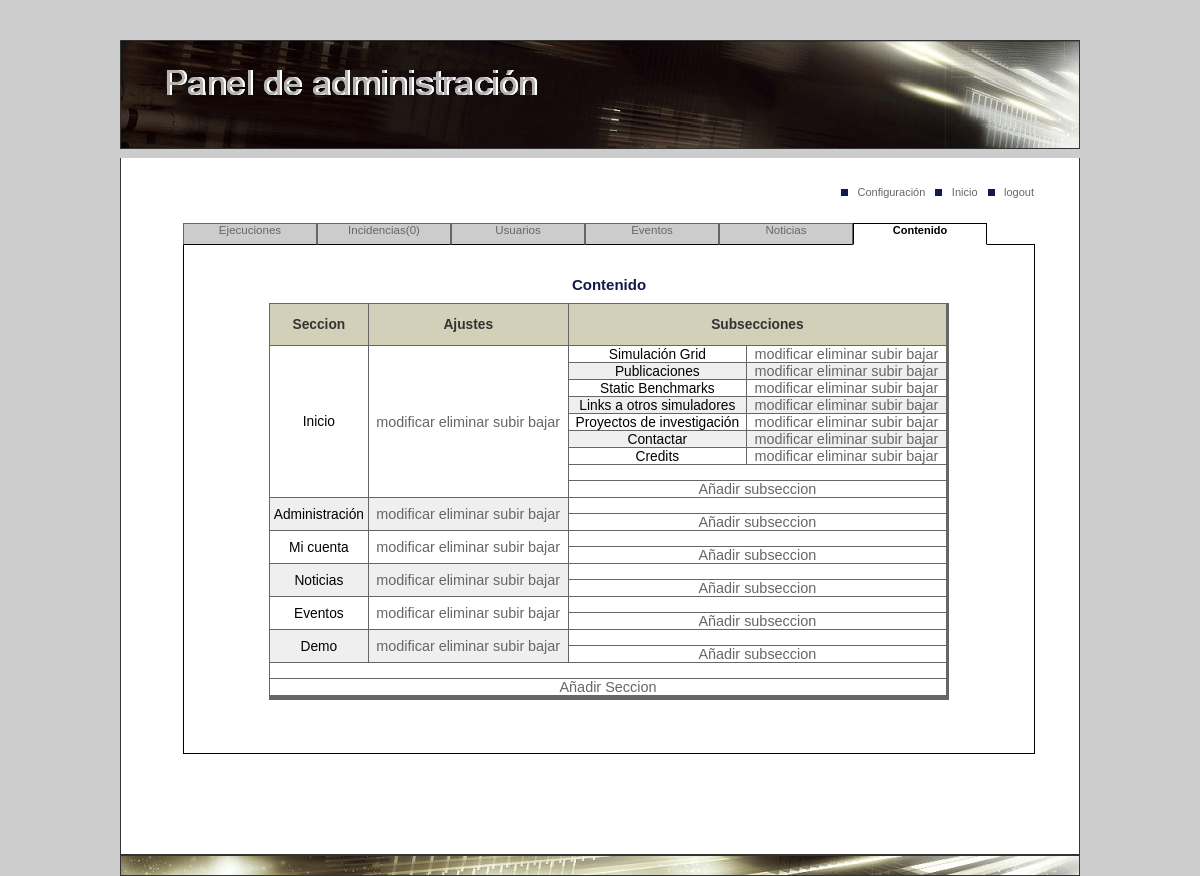
/admin/content/index.php (signed in), run on the app's committed database.
### tables this page shows
CREATE TABLE `secciones` (
  `id_seccion` int(11) NOT NULL default '0',
  `titulo_es` varchar(100) NOT NULL default '',
  `titulo_en` varchar(100) NOT NULL default '',
  `titulo_ca` varchar(100) NOT NULL default '',
  `texto_es` longtext NOT NULL,
  `texto_en` longtext NOT NULL,
  `texto_ca` longtext NOT NULL,
  `fecha_modif` timestamp NOT NULL default CURRENT_TIMESTAMP,
  `link_externo` char(1) NOT NULL default 'N',
  `link` varchar(100) NOT NULL default '#',
  PRIMARY KEY  (`id_seccion`),
  UNIQUE KEY `titulo_ca` (`titulo_ca`),
  UNIQUE KEY `titulo_es` (`titulo_es`),
  UNIQUE KEY `titulo_en` (`titulo_en`)
);

CREATE TABLE `subsecciones` (
  `id_subseccion` int(10) unsigned NOT NULL default '0',
  `id_seccion` int(10) unsigned NOT NULL default '0',
  `titulo_es` varchar(100) NOT NULL default '',
  `texto_es` longtext NOT NULL,
  `titulo_en` varchar(100) NOT NULL default '',
  `texto_en` longtext NOT NULL,
  `titulo_ca` varchar(100) NOT NULL default '',
  `texto_ca` longtext NOT NULL,
  `fecha_modif` timestamp NOT NULL default CURRENT_TIMESTAMP,
  `link_externo` char(1) NOT NULL default 'S',
  `link` varchar(100) NOT NULL default '#',
  PRIMARY KEY  (`id_subseccion`,`id_seccion`)
);

### management/contentManager.php (called while the page is built, shortened)
<?
 class contentManager
 {
 	var $linkdb;
	function contentManager()
	{
		$this->userdb = USERDB;
		$this->passworddb = PASSWORDDB;
		$this->db = DB;
		$this->linkdb = mysql_connect (MYSQLMACHINE, $this->userdb, $this->passworddb)
		 	or die ('I cannot connect to the database because: ' . mysql_error());
	}
	function getSections()
	{
		$sql = "SELECT * FROM secciones ORDER BY id_seccion";
		if($result = mysql_query($sql, $this->linkdb))
		{
			$i = 0;
			while ($row = mysql_fetch_array($result))
			{
				$sections[$i] = $row;
				$i++;
			}
		}
		return $sections;
	}
	function getSubsections($section)
	{
		$sql = "SELECT * FROM subsecciones WHERE id_seccion='$section' ORDER BY id_subseccion";
		if($result = mysql_query($sql, $this->linkdb))
		{
			$i = 0;
			while ($row = mysql_fetch_array($result))
			{
				$subsections[$i] = $row;
				$i++;
			}
		}
		return $subsections;
	}
 }
?>

### admin/content/index.php (the view, shortened to what this page needs)
<!DOCTYPE html PUBLIC "-//W3C//DTD XHTML 1.0 Strict//EN" "http://www.w3.org/TR/xhtml1/DTD/xhtml1-strict.dtd">
<html xmlns="http://www.w3.org/1999/xhtml">
<head>
<link href="../../frontend/style-css/style_admin_usuario.css" rel="stylesheet" type="text/css" />
<body>
<?
	include "../../management/contentManager.php";
	include "../menus.php";
?>
<?
	function getTableSubsection($subsections, $section)
	{
		$html = "<table width=\"100%\" cellspacing=\"0\" cellpadding=\"0\">";
		for($i = 0; $i < count($subsections); $i++)
		{
	  		if($i % 2 != 0)
				$class= "td_tabladatos_IMPAR";
			else
				$class= "td_tabladatos_PAR";
			$subsection = $subsections[$i]["titulo_es"];
			$id_subsection = $subsections[$i]["id_subseccion"];
			$html.="
					<tr>
					<td class=\"$class\">$subsection</td>
					<td class=\"$class\"><a href=\"manageSection.php?action=edit&section=$section&subsection=$id_subsection\">modificar</a> <a href=\"removeSection.php?action=removeSubsection&section=$section&subsection=$id_subsection\">eliminar</a>
					<a href=\"index.php?action=moveSubsection&way=up&section=$section&subsection=$id_subsection\">subir</a>
					<a href=\"index.php?action=moveSubsection&way=down&section=$section&subsection=$id_subsection\">bajar</a> </td>
				  	</tr>";
		}
		 $html.="
		 			<tr>
					<td colspan=\"2\" class=\"td_tabladatos_PAR\">&nbsp;</td>
		 		    </tr>
		  			<tr>
					<td colspan=\"2\" class=\"td_tabladatos_PAR\"><a href=\"manageSection.php?action=newSubsection&section=$section\">A&ntilde;adir subseccion </a></td>
		  </tr>
		</table>";
		return $html;
	}
	function addRowSection($id_section,$section, $subsections,$class)
	{
		echo "
				<tr>
    				<td class=\"$class\">$section</td>
    				<td class=\"$class\"><a href=\"manageSection.php?action=edit&section=$id_section\">modificar</a> <a href=\"removeSection.php?action=removeSection&section=$id_section\">eliminar</a>  <a href=\"index.php?action=moveSection&way=up&section=$id_section\">subir</a>
					<a href=\"index.php?action=moveSection&way=down&section=$id_section\">bajar</a>	</td>
    				<td align=\"center\">".getTableSubsection($subsections,$id_section)."</td>
				</tr>";
	}
	function getSectionsInfo()
	{
		$cms = new contentManager();
		$sections = $cms->getSections("ES");
		for($i = 0; $i < count($sections); $i++)
		{
			if($i % 2 != 0)
				$class= "td_tabladatos_IMPAR";
			else
				$class= "td_tabladatos_PAR";
			$subsections = $cms->getSubsections($sections[$i]["id_seccion"],"ES");
			addRowSection($sections[$i]["id_seccion"],$sections[$i]["titulo_es"], $subsections,$class);
		}
	}
?>
<div id="contenido">
	<div id="cabecera">
		<div id="logo"><? include "../header.htm"?></div>
	</div>
	<div id="central">
		<div id="primer_menu">
			<ul class="ul_primermenu">
			</ul>
		</div>
	<div id="pestanas">
		<ul class="ul_pestana">
		</ul>
	</div>	<div id="parte_central">
<div id="result" align="center">
<h1 align="center">Contenido<br/></h1>
<table width="80%" cellpadding="0" cellspacing="0" class="tabladatos">
  <tr>
    <th class="th_tabladatos" scope="col"><strong>Seccion</strong></td>
    <th class="th_tabladatos" scope="col"><strong>Ajustes</strong></td>
    <th class="th_tabladatos" scope="col"><strong>Subsecciones</strong></td>
  </tr>
 <?
 	getSectionsInfo();
 ?>
  <tr>
    <td colspan="3" class="td_tabladatos_PAR">&nbsp;</td>
  </tr>
  <tr>
    <td colspan="3" class="td_tabladatos_PAR"><a href="manageSection.php?action=newSection">A&ntilde;adir Seccion </a></td>
  </tr>
     <tr class="tr_tabladatosfin">
      <td></td>
      <td></td>
      <td></td>
      </tr>
</table>
</div>
<br />
<br />
	</div>
</div>
<div id="peu">&nbsp;</div>
</div>
</body>
</html>

### frontend/style-css/style_admin_usuario.css (style rules this page uses)
body { font-size: 62.5%; background-color: #CCCCCC; margin:0em auto 0em auto; }
a { font-family: Verdana, Arial, Helvetica, sans-serif; font-size: 1.05em; color: #666666; text-decoration: none; }
#contenido { width:100%; position:relative; border-top-style: none; border-right-style: none; border-bottom-style: none; border-left-style: none; }
#cabecera { position:relative; width:95.8em; height:10.7em; z-index:1; background-color:#FFFFFF; clear:both; background-image: url(../img/fondo_int.gif); background-repeat: no-repeat; background-position: left top; border: 0.1px solid #333333; margin-top: 4em; margin-right: auto; margin-bottom: 0; margin-left: auto; }
#primer_menu { position:relative; z-index:1; clear:both; float:right; margin-top: 1em; text-align: right; margin-right:3.5em; margin-bottom:2.5em; }
#pestanas { position:relative; width:85em; margin-left:2.2em; z-index:2; clear:left; margin-top: 3em; }
#result { clear:both; margin-left:auto; margin-right:auto; margin-top:2.5em; margin-bottom:2.5em; font-size: 1.25em; font-family:Verdana, Arial, Helvetica, sans-serif; }
#parte_central { position:relative; width:85em; z-index:1; background-color: #FFFFFF; margin-left:6.2em; clear:both; border-right-width: 0.1em; border-bottom-width: 0.1em; border-left-width: 0.1em; border-top-style: solid; border-right-style: solid; border-bottom-style: solid; border-left-style: solid; border-right-color: #000000; border-bottom-color: #000000; border-left-color: #000000; margin-bottom: 10em; border-top-width: 0.1em; border-top-color: #000000; }
#peu { position:relative; width:95.8em; height:1.9em; background-color:#FFFFFF; clear:both; background-image: url(../img/peu_int.gif); background-repeat: no-repeat; background-position: left top; border: 0.1px solid #333333; margin-top: 0em; margin-right: auto; margin-bottom: 0; margin-left: auto; }
#logo { position:relative; float: left; clear:both; z-index:1; padding-top:2.9em; padding-left:4.5em; margin-top: 0; margin-right: auto; margin-bottom: 0; margin-left: auto; }
#central { position:relative; width:95.8em; background-color: #ffffff; clear:both; z-index:4; border-right-width: 0.1em; border-bottom-width: 0.1em; border-left-width: 0.1em; border-right-style: solid; border-bottom-style: solid; border-left-style: solid; border-right-color: #333333; border-bottom-color: #333333; border-left-color: #333333; margin-top:-2.1em; margin-right: auto; margin-bottom: 0; margin-left: auto; }
h1 { font-family: Verdana, Arial, Helvetica, sans-serif; font-size: 1.2em; font-weight: bold; color: #101a4b; }
.ul_primermenu { padding-left: 65em; padding-top: 0.8em; }
.tabladatos { font-family: Verdana, Arial, Helvetica, sans-serif; font-size: 1.1em; font-weight: bold; color: #333333; border-top-width: 0.1em; border-bottom-width: 0.1em; border-left-width: 0.1em; border-top-style: solid; border-bottom-style: solid; border-left-style: solid; border-top-color: #666666; border-bottom-color: #666666; border-left-color: #666666; border-right-width: 0.2em; border-right-style: solid; border-right-color: #666666; }
.tr_tabladatosfin { background-color: #666666; height: 0.2em; }
.td_tabladatos_IMPAR { font-family: Verdana, Arial, Helvetica, sans-serif; font-size: 1em; color: #000000; background-color: #EFEFEF; border-right-width: 0.1em; border-bottom-width: 0.1em; border-right-style: solid; border-bottom-style: solid; border-right-color: #666666; border-bottom-color: #666666; text-align: center; font-weight: normal; }
.td_tabladatos_PAR { font-family: Verdana, Arial, Helvetica, sans-serif; font-size: 1em; color: #000000; background-color: #FFFFFF; border-right-width: 0.1em; border-bottom-width: 0.1em; border-right-style: solid; border-bottom-style: solid; border-right-color: #666666; border-bottom-color: #666666; text-align: center; font-weight: normal; }
.th_tabladatos { background-color: #d2d0b8; text-align: center; border-right-width: 0.1em; border-bottom-width: 0.1em; border-right-style: solid; border-bottom-style: solid; border-right-color: #666666; border-bottom-color: #666666; height: 3em; vertical-align: middle; }

### data on the page
secciones: titulo_es "Inicio", subsecciones.titulo_es "Simulación Grid", subsecciones.titulo_es "Publicaciones", subsecciones.titulo_es "Static Benchmarks", subsecciones.titulo_es "Links a otros simuladores", subsecciones.titulo_es "Proyectos de investigación", subsecciones.titulo_es "Contactar", subsecciones.titulo_es "Credits"
secciones: titulo_es "Administración"
secciones: titulo_es "Mi cuenta"
secciones: titulo_es "Noticias"
secciones: titulo_es "Eventos"
secciones: titulo_es "Demo"

### other printed values
$name "Configuración"
$name "Inicio"
$name "logout"
$name "Ejecuciones"
$num_incidencias "0"
$name "Usuarios"
$name "Eventos"
$name "Noticias"
$name "Contenido"
